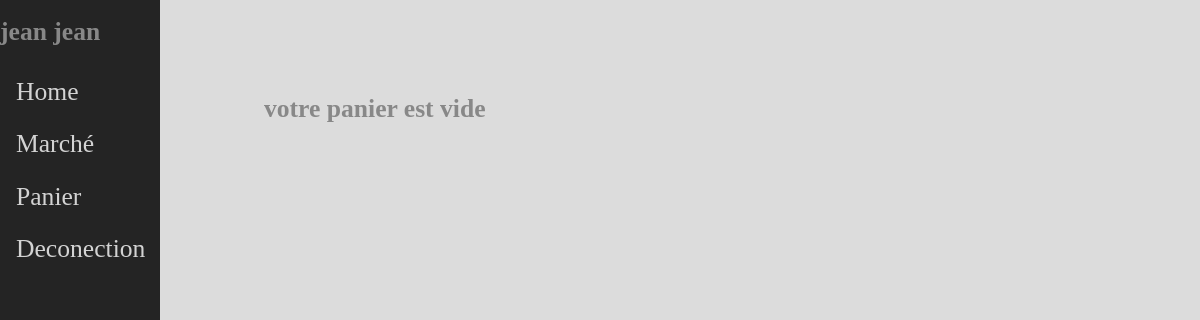
The app's page /index.php?view=cart (signed in), older data.
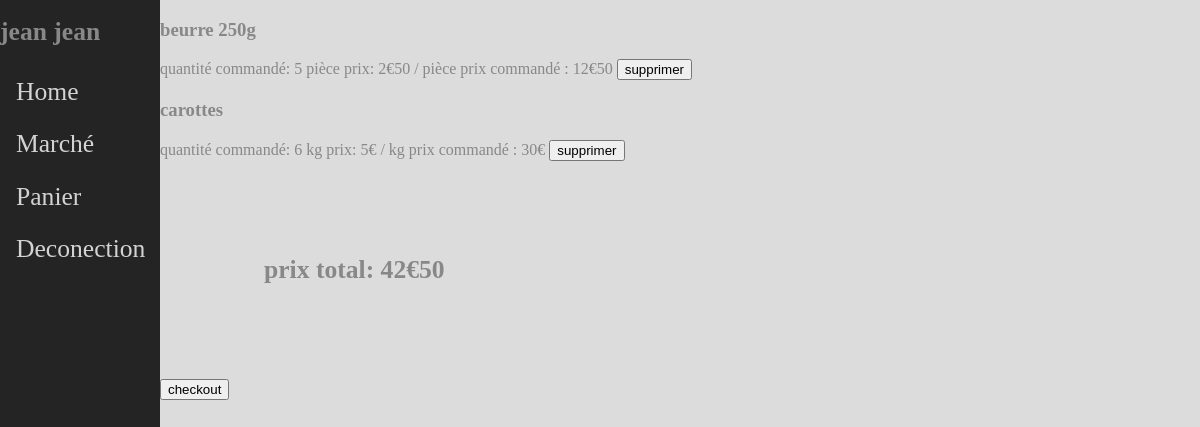
The same page, newer data.
### tables this page shows
CREATE TABLE `cart` (
  `id_cart` int(11) NOT NULL,
  `id_product` int(11) NOT NULL,
  `id_user` int(11) NOT NULL,
  `quantity_cart` int(11) NOT NULL
);

CREATE TABLE `products` (
  `id_product` int(11) NOT NULL,
  `category` varchar(255) NOT NULL,
  `name` varchar(255) NOT NULL,
  `quantity` int(11) NOT NULL,
  `unit_quantity` varchar(64) NOT NULL,
  `price` int(11) NOT NULL
);

### includes/db/cart.php (called while the page is built, shortened)
<?php
function get_cart_db():array{
    include('config/mysql.php');
    $sql_querry='SELECT p.*, c.quantity_cart FROM cart c INNER JOIN products p ON c.id_product=p.id_product
                WHERE c.id_user=:id_user
                ORDER BY p.category';
    $cart_print=$db->prepare($sql_querry);
    $cart_print->execute(
        [
            'id_user'=> $_SESSION['ID'],
        ]
        );
        return $cart_print->fetchAll(PDO::FETCH_ASSOC);
}
?>

### includes/function.php (called while the page is built, shortened)
<?php
function affiche_prix(int $prix) :string{
    return $prix%100==0? intdiv($prix,100)."€": intdiv($prix,100)."€".$prix%100;
}
?>

### vue/cart.php (the view, shortened to what this page needs)
<?php
$cart=get_cart_db();
if(empty($cart)){
    echo("<h2>votre panier est vide</h2>");
}
else{
    $prix_total=0;
    foreach($cart as $product){
        echo"<form method=\"post\" action=\"index.php\">";
        $prix_produit=$product['quantity_cart']*$product['price'];
        $prix_total = $prix_total+$prix_produit;
        echo("<h3>".$product['name']."</h3>");
        echo("<p> quantité commandé: ".$product['quantity_cart']." ".$product['unit_quantity']." prix: ".affiche_prix($product['price']).
            " / ".$product['unit_quantity']."");
        echo(" prix commandé : ".affiche_prix($prix_produit)."");
        ?>
    <input type="submit" value="supprimer" name="supprimer"/>
    <?php
        echo"</form></p>";
    }
    ?>
    <h2> prix total: <?=affiche_prix($prix_total)?></h2>
    <form method="post" action='index.php'>
    <p><input type="submit" value="checkout" name="checkout"/> </p>
    </form>
    <?php
}
?>

### index.php (shortened to what this page needs)
<?php
    include('includes/function.php');
    ?>
<!doctype html>
<html lang="fr">
    <head>
        <link rel="stylesheet" href="style/style.css"/>
    </head>
    <body id="page">
        <div id="corps_texte">
            <div id="left">
                <?php include('includes/header.php'); ?>
                <?php include('includes/nav.php');?>
            </div>
            <div id="right">
            <?php
            include("vue/".$_SESSION['view'].".php");?>
            </div>
        </div>
    </body>
</html>

### includes/header.php
<header id="tete">
                    <div id="presentation">
                        <?php if(isset($_SESSION['FULL_NAME'])){
                            echo("<h1>".$_SESSION['FULL_NAME']."</h1>");
                        }
                        else{
                            echo("<h1>connecter vous</h1>");
                        }?>
                    </div>
                </header>

### includes/nav.php (shortened to what this page needs)
<nav id="menu">
                    <section class="cat_nav">
                    <a href="index.php?view=default"><div class="element 1">
                        Home
                    </div></a>
                    <?php
                    if(isset($_SESSION['ID'])){
                    ?>
                    <a href="index.php?view=marche"><div class="element 2">
                        Marché
                    </div></a>
                    <a href="index.php?view=cart"><div class="element 3">
                        Panier
                    </div></a>
                    <a href="index.php?deco"><div class="element 4">
                        Deconection
                    </div></a>
                    <?php
                    }
                            ?>
                </section>
                </nav>

### style/style.css (style rules this page uses)
a { text-decoration: none; color: #666; }
body { margin: 0; background-color: rgb(114, 90, 128); overflow: auto; color: #888; }
#left { flex: 1; background: rgb(36, 36, 36); max-width: 20vh; }
#tete { display: flex; flex-direction: row; justify-content: space-between; align-items: center; padding-bottom: 10%; overflow: auto; text-align: left; }
#presentation { text-align: right; margin-right: 2em; }
#presentation h1 { font-size: 1.6em; margin-bottom: 0.1em; padding-bottom: 0em; }
#menu { display: flex; flex-direction: column; text-align: left; }
#menu a { color: rgb(211, 211, 211); text-decoration: none; }
#menu .element,h2 { padding-top: 7%; padding-bottom: 7%; padding-right: 10%; padding-left:10%; font-size: 1.6em; display: flex; justify-content: space-between; }
#right { flex:4; background: gainsboro; overflow: auto; }
#corps_texte { display: flex; height:100vh; }

Row changes from the older to the newer data that the page shows:
added cart: id_product.name "beurre 250g", quantity_cart "5", id_product.unit_quantity "pièce", id_product.price "2€50", quantity_cart.price "12€50"
added cart: id_product.name "carottes", quantity_cart "6", id_product.unit_quantity "kg", id_product.price "5€", quantity_cart.price "30€"
Text that changed along with them:
affiche_prix($prix_total): (not shown) → "42€50"
form field checkout: (not shown) → "checkout"
text no longer shown: "votre panier est vide"
text now shown: "prix total:"
